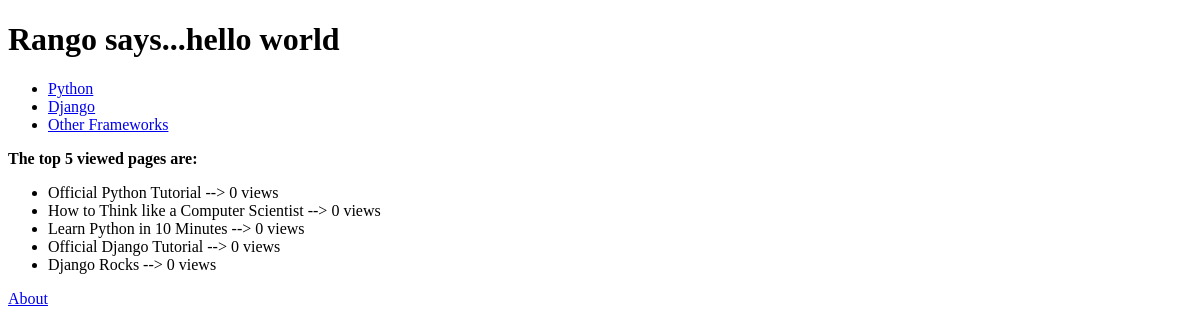
The page /rango/ on the database as committed earlier.
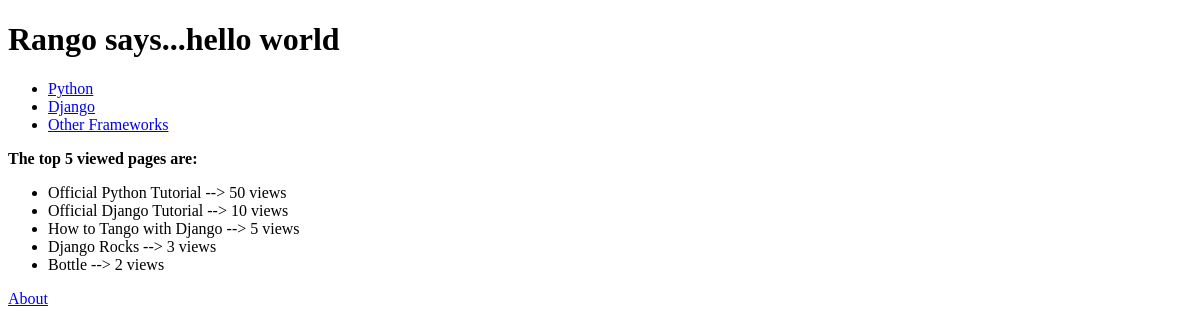
The same page on the database as committed later.
### rango/models.py (models this page shows, shortened)
class Category(models.Model):
    name = models.CharField(max_length=128, unique=True)
    views = models.IntegerField(default=0)
    likes = models.IntegerField(default=0)
    slug = models.SlugField()

class Page(models.Model):
    category = models.ForeignKey(Category)
    title= models.CharField(max_length=128)
    url = models.URLField()
    views = models.IntegerField(default=0)

### rango/views.py (the view)
def index(request):
    category_list = Category.objects.order_by('-likes')[:5]
    pages_list = Page.objects.order_by('-views')[:5]
    context = {
        "categories":category_list,
        "pages":pages_list
    }
    return render(request, 'rango/index.html', context)

### templates/rango/index.html (shortened to what this page needs)
<!DOCTYPE html>
{% load staticfiles %}
<html lang="en">
<head>
</head>
<body>
    <h1>Rango says...hello world</h1>
    {% if categories %}
        <ul>
            {% for category in categories %}
                <li><a href="/rango/category/{{ category.slug }}"> {{ category.name }} </a></li>
            {% endfor %}
        </ul>
    {% else %}
        <strong>There are no categories present.</strong>
    {% endif %}
    {% if pages %}
        <strong>The top 5 viewed pages are:</strong><br />
        <ul>
            {% for page in pages %}
                <li>{{ page.title }} --> {{ page.views }} views</li>
            {% endfor %}
        </ul>
    {% endif %}
    <a href="/rango/about">About</a><br />
</body>
</html>

Rows that differ between the two databases and show on the page:
no longer on this page (row unchanged): Page: title "How to Think like a Computer Scientist", views "0"
no longer on this page (row unchanged): Page: title "Learn Python in 10 Minutes", views "0"
changed Page "Official Python Tutorial": views "0" → "50"
changed Page "Official Django Tutorial": views "0" → "10"
now on this page (row edited): Page: title "How to Tango with Django", views "5"
changed Page "Django Rocks": views "0" → "3"
now on this page (row edited): Page: title "Bottle", views "2"
